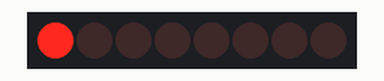
Recording of a sketch running on a simulated Arduino Uno, built with avr-gcc and run on an emulated ATmega328P. On the bench: 8 shift-register outputs drawn as a row of LEDs (first output left, lit = HIGH). Wiring (inferred from the names in the program): shift register (74HC595): data pin 2; shift clock pin 4; latch pin 3. Wiring (inferred from the signals the program sends): row of LEDs: on Q0, Q1, Q2, Q3, Q4, Q5, Q6, Q7. What the sketch prints to the serial monitor is not drawn.

Above: at 0.1 s.
At 0.5 s:
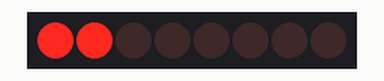
At 1.0 s:
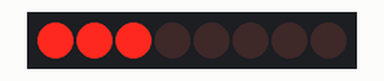
At 1.9 s:
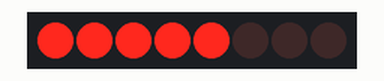
At 2.8 s:
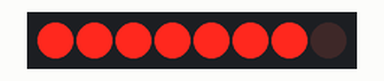
At 3.7 s:
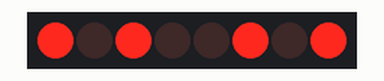
Timing chart, 0 to 5.2 s (numbered marks = the images above):
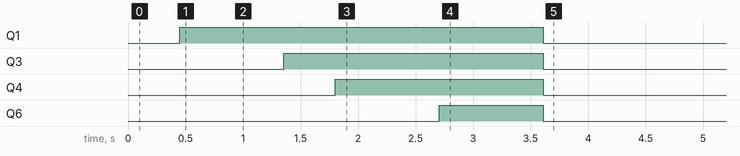

The sketch:

FirstVersion.ino
```cpp
#include <SoftwareSerial.h>
#define SER 2 //define the serial date input pin
#define SRCLK 4 //define the serial input clock pin(the shift register clock input)
#define RCLK 3 //define the latch pin(storage register clock input)

SoftwareSerial rfid(7, 8);

byte j = 0;

//Prototypes
void check_for_notag(void);
void halt(void);
void parse(void);
void print_serial(void);
void read_serial(void);
void seek(void);
void set_flag(void);
void InitLeds(void);
int mapMacToIndex(int);
void turnOnAtIndex(int);


//Global var
int flag = 0;
int Str1[11];


int greenIndexes[4] = {1 , 3 , 4 , 6};
int redIndexes[4] = {0 , 2 , 5 , 7};

bool ledDictionary[4] = {false, false, false, false};

void setup() {
  // initialize the digital pin as an output.
  pinMode(SER, OUTPUT);
  pinMode(SRCLK, OUTPUT);
  pinMode(RCLK, OUTPUT);
  digitalWrite(SRCLK, LOW);
  digitalWrite(RCLK, LOW);
  Serial.begin(9600);
  Serial.println("Start");
  rfid.begin(19200);
  //delay(10);
  InitLeds();
  halt();
}

void InitLeds() {
  for (int i = 0; i < 8; i++) {
    bitWrite(j, i, 1); //turn on all leds
    write595(j);
    delay(450);
  }
  for (int i = 0; i < 4; i++) {
    bitWrite(j, greenIndexes[i], 0); //turn off green leds
  }
  write595(j);
}
int mapMacToIndex(int value) {
  if (value == 34) {
    return 0;
  } else if (value == 156) { //Liron: theres an overflow in the id of one of the stamps... which turns out to this number. leaving as this for a while
    return 1;
  } else if (value == 157) { //Liron: theres an overflow in the id of one of the stamps... which turns out to this number. leaving as this for a while
    return 2;
  } else if (value == -1) {
    return -1;
  }
  return -1;
}


void loop() {
  read_serial();
}


void turnOnAtIndex(int i) {
  if (ledDictionary[i] == false) {
    //led was off, turning on
    ledDictionary[i] = true;
    bitWrite(j, greenIndexes[i], 1);
    bitWrite(j, redIndexes[i], 0);
  }
  Serial.print("turning on at index: ");
  Serial.println(i);
  write595(j);
  //delay(10);
}
void write595(byte data)
{
  int i;
  for (i = 0 ; i < 8; i++)
  {
    if (data & 0x80)
    {
      Serial.println("SER=1");
      digitalWrite(SER, HIGH); //SER=1
    }
    else     {

      Serial.println("SER=1");
      digitalWrite(SER, LOW); //SER=0
    }


    data <<= 1;
    digitalWrite(SRCLK, HIGH); //SRCLK=1
    digitalWrite(SRCLK, LOW); //SRCLK=1
  }
  digitalWrite(RCLK, HIGH); //SRCLK=1
  digitalWrite(RCLK, LOW); //SRCLK=1
}

void check_for_notag()
{
  seek();
  delay(10);
  parse();
  set_flag();

  if (flag = 1) {
    seek();
    delay(10);
    parse();
  }
}

void halt()
{
  //Halt tag
  rfid.write((uint8_t)255);
  rfid.write((uint8_t)0);
  rfid.write((uint8_t)1);
  rfid.write((uint8_t)147);
  rfid.write((uint8_t)148);
}

void parse()
{
  while (rfid.available()) {
    if (rfid.read() == 255) {
      for (int i = 1; i < 11; i++) {
        Str1[i] = rfid.read();
      }

      //str = String(Str1[8], HEX);
    }
  }
}

void print_serial()
{
  if (flag == 1) {
    //print to serial port
    /*Serial.print(Str1[8], HEX);
    Serial.print(Str1[7], HEX);
    Serial.print(Str1[6], HEX);
    Serial.print(Str1[5], HEX);
    Serial.println();
    */

    int rtnIndex = mapMacToIndex(Str1[6]);

    Serial.print("Turned on index #: ");
    Serial.println(rtnIndex);

    if (rtnIndex >= 0) {
      turnOnAtIndex(rtnIndex);
    }
    delay(20);
    //check_for_notag();
  }
}

void read_serial()
{
  seek();
  delay(10);
  parse();
  set_flag();
  print_serial();
  delay(10);
}

void seek()
{
  //search for RFID tag
  rfid.write((uint8_t)255);
  rfid.write((uint8_t)0);
  rfid.write((uint8_t)1);
  rfid.write((uint8_t)130);
  rfid.write((uint8_t)131);
  delay(10);
}

void set_flag()
{
  if (Str1[2] == 6) {
    flag++;
  }
  if (Str1[2] == 2) {
    flag = 0;
  }
}
```

Measured:
- by itself, Q1, Q3, Q4, Q6: HIGH → LOW at 3.6 s
